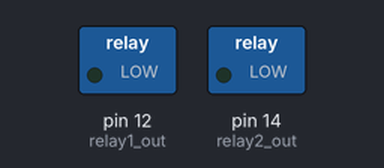
This program was run on a simulated Arduino Uno, built with avr-gcc and run on an emulated ATmega328P. On the bench: switched loads named in the program (green lamp = pin HIGH).

Above: at 0.5 s.
At 3.5 s:
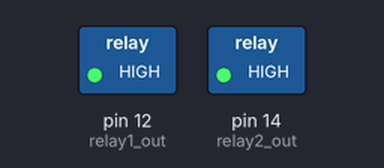
Timing chart, 0 to 7.8 s (numbered marks = the images above):
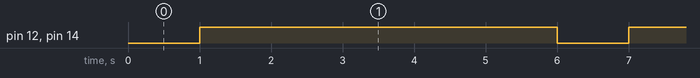

Measured:
- by itself, pin 12 (relay1_out), pin 14 (relay2_out): alternates HIGH for 5.0 s and LOW for 1.0 s

The program:

main.cpp
```cpp
#include <Arduino.h>

// Last edited 12-Jul-2026 , @rLab, LaunchPad init.
// put function declarations here:
int myFunction(int, int);

const int relay1_out = 12;
const int relay2_out = 14;

void setup() {
  //Serial.begin(115200);
  // ======== output pins ========
  pinMode(relay1_out, OUTPUT);
  pinMode(relay2_out, OUTPUT);
}

void loop() {
  // put your main code here, to run repeatedly:
  digitalWrite(relay1_out, LOW);
  digitalWrite(relay2_out, LOW);
  delay(1000);
  digitalWrite(relay1_out, HIGH);
  digitalWrite(relay2_out, HIGH);
  delay(5000);
  digitalWrite(relay1_out, LOW);
  digitalWrite(relay2_out, LOW);
  delay(1000);
  digitalWrite(relay1_out, HIGH);
  digitalWrite(relay2_out, HIGH);
  delay(5000);
}

// put function definitions here:
int myFunction(int x, int y) {
  return x + y;
}
```
